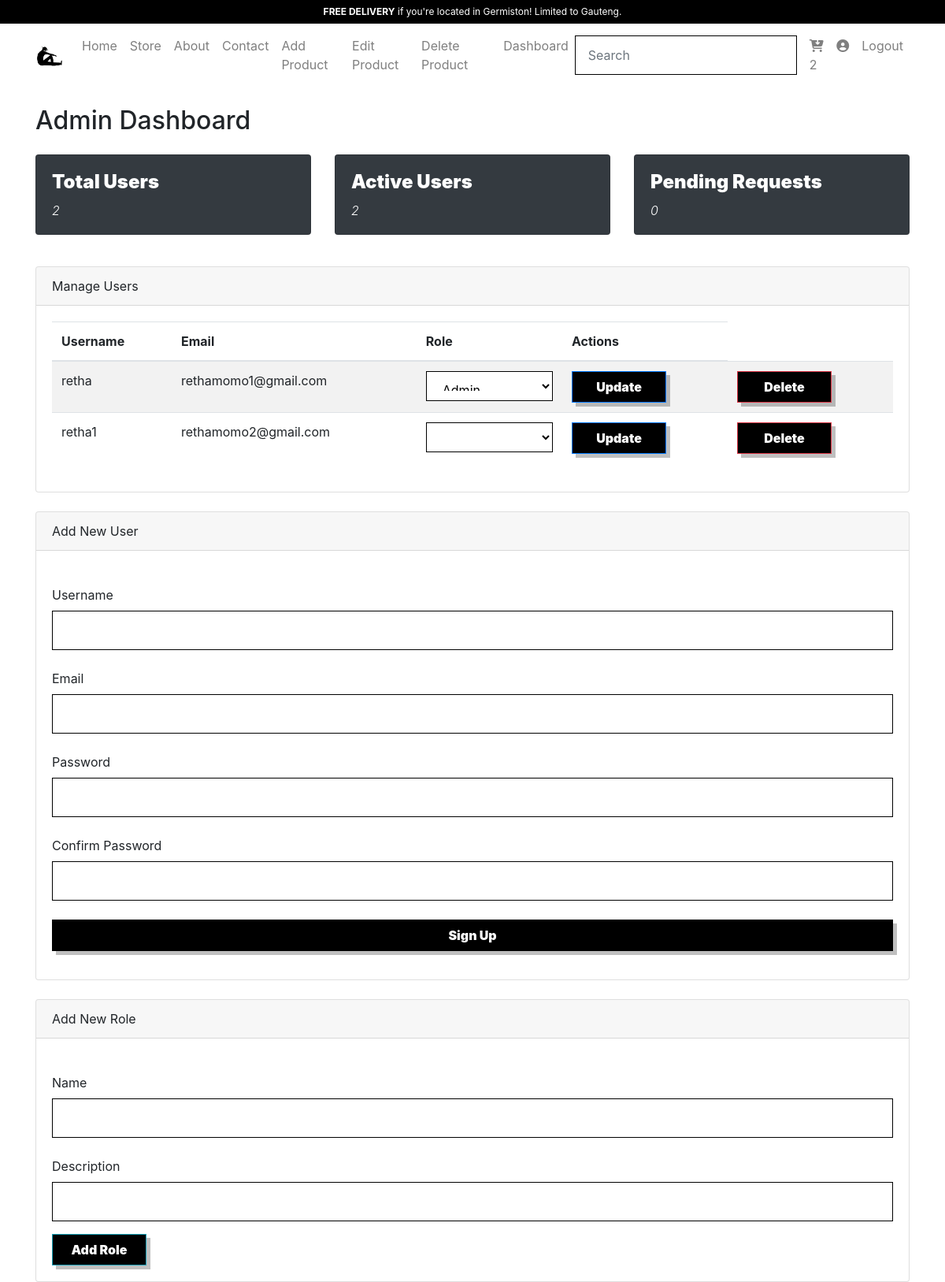
Page /dashboard (signed in) on the earlier database version.
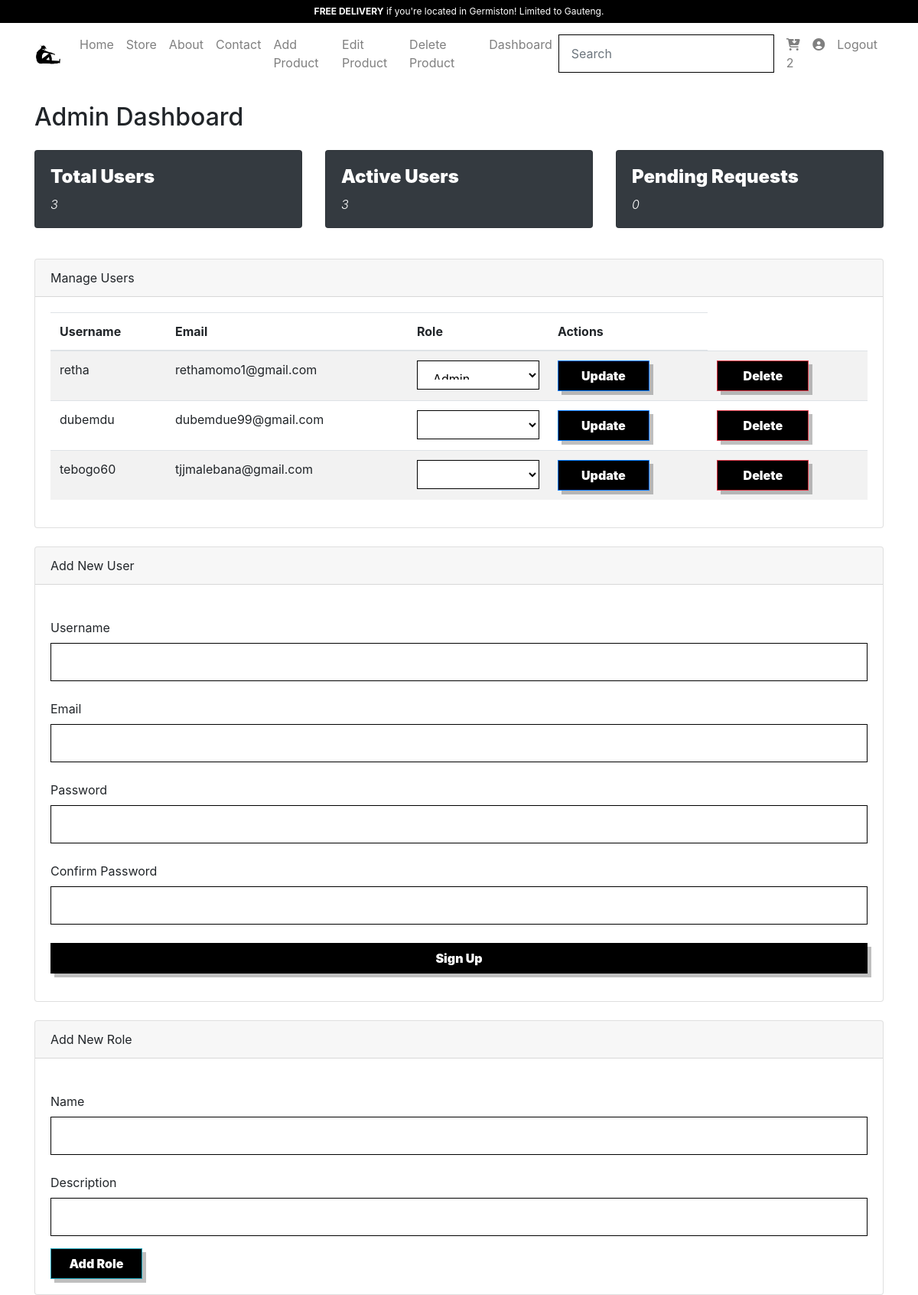
Same page on the later database version.
### models.py (models this page shows, shortened)
class User(db.Model, UserMixin):
    id = db.Column(db.Integer, primary_key=True, autoincrement=True)
    username = db.Column(db.String(30), unique=True, nullable=False)
    email = db.Column(db.String(100), unique=True, nullable=False)
    password_hash = db.Column(db.String(128), nullable=False)
    role_id = db.Column(db.Integer, db.ForeignKey('role.id', ondelete="CASCADE"), nullable=False)  # ✅ Add ondelete="CASCADE"
    is_active = db.Column(db.Boolean, nullable=False, default=True)

class Role(db.Model):
    id = db.Column(db.Integer, primary_key=True, autoincrement=True)
    name = db.Column(db.String(20), unique=True, nullable=False)
    description = db.Column(db.String(100), nullable=True)
    users = db.relationship('User', backref='role', lazy=True, cascade="all, delete")  # ✅ Cascade in ORM

### routes/admin.py (the view)
@admin_bp.route('/dashboard', methods=['GET', 'POST'])
@login_required
@admin_only
def dashboard():
    total_users = User.query.count()
    active_users = User.query.filter_by(is_active=True).count()
    pending_requests = 0  # Adjust based on actual business logic
    recent_activities = Activity.query.order_by(Activity.date.desc()).limit(10).all()
    roles = Role.query.all()
    return render_template(
        'admin/dashboard.html',
        total_users=total_users,
        active_users=active_users,
        pending_requests=pending_requests,
        recent_activities=recent_activities,
        users= User.query.all(),
        form = SignupForm(),
        role_form = AddRoleForm(),
        roles = reversed(roles),
        user = current_user
    )

### forms.py
class SignupForm(FlaskForm):
    username = StringField('Username', validators=[DataRequired(), Length(min=4, max=30)])
    email = StringField('Email', validators=[DataRequired(), Email()])
    password = PasswordField('Password', validators=[DataRequired(), Length(min=8)])
    confirm_password = PasswordField('Confirm Password', validators=[DataRequired(), EqualTo('password')])
    submit = SubmitField('Sign Up')

class AddRoleForm(FlaskForm):
    name = StringField('Name', validators=[DataRequired()])
    description = StringField('Description', validators=[DataRequired()])
    submit = SubmitField('Add Role')

### app.py (called while the page is built)
@login_manager.user_loader
def load_user(user_id):
    return User.query.get(int(user_id))

### routes/admin.py (called while the page is built)
def admin_only(func):
    @wraps(func) # Preserve the original function's parameter metadata
    def wrapper(*args, **kwargs):
        if current_user.role_id != 1 and current_user.id != 1:
            flash('Access denied! Admins only.', 'danger')
            return redirect(url_for('public.login'))
        return func(*args, **kwargs) # Call the original function
    return wrapper

### templates/admin/dashboard.html (shortened to what the changed rows need)
{% extends 'base.html' %}
{% block content %}{% include 'includes/navbar.html' %}
<div class="container mt-4">
    <h2 class="mb-4">Admin Dashboard</h2>
    <div class="row">
        <div class="col-md-4">
            <div class="card text-white bg-dark mb-3">
                <div class="card-body">
                    <h5 class="card-title">Total Users</h5>
                    <p class="card-text display-4">{{ total_users }}</p>
                </div>
            </div>
        </div>
        <div class="col-md-4">
            <div class="card text-white bg-dark mb-3">
                <div class="card-body">
                    <h5 class="card-title">Active Users</h5>
                    <p class="card-text display-4">{{ active_users }}</p>
                </div>
            </div>
        </div>
    </div>
    <div class="card mt-4">
        <div class="card-body">
            <table class="table table-striped">
                <thead>
                    <tr>
                        <th>Username</th>
                        <th>Email</th>
                        <th>Role</th>
                        <th>Actions</th>
                    </tr>
                </thead>
                <tbody>
                    {% for user in users %}
                    <tr>
                        <td>{{ user.username }}</td>
                        <td>{{ user.email }}</td>
                        <td>
                            <form method="POST" action="{{ url_for('admin.update_role') }}">
                                <select name="role" class="form-control d-inline w-auto">
                                    {% for role in roles %}
                                        <option value="{{ role.id }}" {% if user.role_id == role.id %}selected{% endif %}>
                                            {{ role.name }}
                                        </option>
                                    {% endfor %}
                                </select>
                                <td><button type="submit" class="btn btn-primary btn-sm">Update</button></td>
                            </form>
<td>
                            <form method="POST" action="{{ url_for('admin.delete_user', user_id=user.id) }}" >
                                <button type="submit" class="btn btn-danger btn-sm">Delete</button>
                            </form></td>
                    </tr>
                    {% endfor %}
                </tbody>
            </table>
        </div>
    </div>
</div>
{% endblock %}

Differences in the rows shown:
changed User: username "retha1" → "dubemdu"; email "rethamomo2@gmail.com" → "dubemdue99@gmail.com"
added User: username "tebogo60", email "tjjmalebana@gmail.com"
Other differences:
{{ total_users }}: "2" → "3"
{{ active_users }}: "2" → "3"
